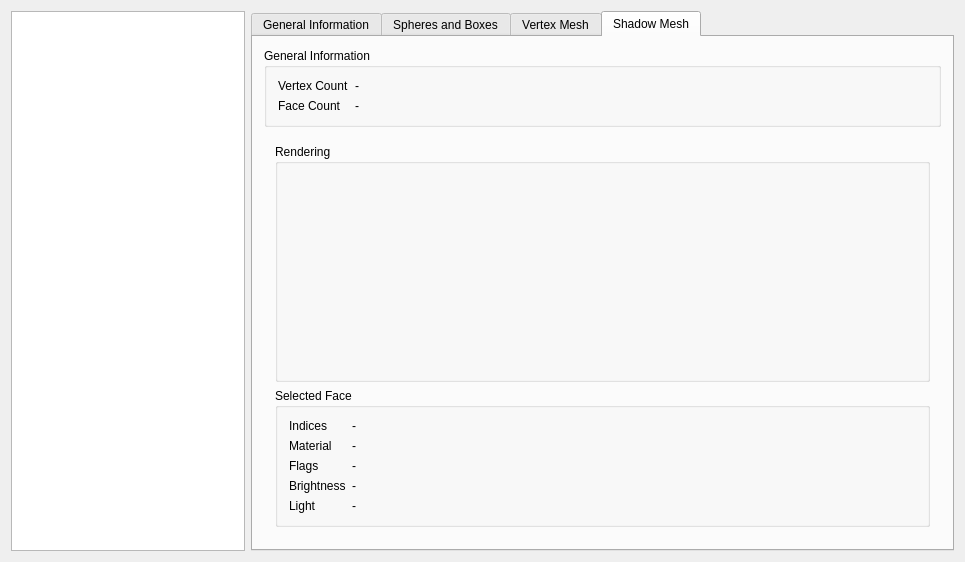
<?xml version="1.0" encoding="UTF-8"?>
<ui version="4.0">
 <class>COLWidgetClass</class>
 <widget class="QWidget" name="COLWidgetClass">
  <property name="geometry">
   <rect>
    <x>0</x>
    <y>0</y>
    <width>965</width>
    <height>562</height>
   </rect>
  </property>
  <property name="windowTitle">
   <string>COLWidget</string>
  </property>
  <layout class="QHBoxLayout" name="horizontalLayout">
   <item>
    <widget class="QListWidget" name="modelList">
     <property name="sizePolicy">
      <sizepolicy hsizetype="Expanding" vsizetype="Expanding">
       <horstretch>1</horstretch>
       <verstretch>0</verstretch>
      </sizepolicy>
     </property>
    </widget>
   </item>
   <item>
    <widget class="QTabWidget" name="tabber">
     <property name="enabled">
      <bool>true</bool>
     </property>
     <property name="sizePolicy">
      <sizepolicy hsizetype="Expanding" vsizetype="Expanding">
       <horstretch>3</horstretch>
       <verstretch>0</verstretch>
      </sizepolicy>
     </property>
     <property name="currentIndex">
      <number>3</number>
     </property>
     <widget class="QWidget" name="generalInfoTab">
      <property name="enabled">
       <bool>true</bool>
      </property>
      <attribute name="title">
       <string>General Information</string>
      </attribute>
      <layout class="QFormLayout" name="formLayout">
       <property name="fieldGrowthPolicy">
        <enum>QFormLayout::ExpandingFieldsGrow</enum>
       </property>
       <item row="0" column="0">
        <widget class="QLabel" name="label">
         <property name="text">
          <string>Bounding Box</string>
         </property>
        </widget>
       </item>
       <item row="0" column="1">
        <widget class="QLabel" name="boundingBoxLabel">
         <property name="text">
          <string notr="true">-</string>
         </property>
        </widget>
       </item>
       <item row="1" column="0">
        <widget class="QLabel" name="label_3">
         <property name="text">
          <string>Bounding Sphere</string>
         </property>
        </widget>
       </item>
       <item row="1" column="1">
        <widget class="QLabel" name="boundingSphereLabel">
         <property name="text">
          <string notr="true">-</string>
         </property>
        </widget>
       </item>
       <item row="2" column="0">
        <widget class="QLabel" name="label_5">
         <property name="text">
          <string>Sphere Count</string>
         </property>
        </widget>
       </item>
       <item row="2" column="1">
        <widget class="QLabel" name="sphereCountLabel">
         <property name="text">
          <string notr="true">-</string>
         </property>
        </widget>
       </item>
       <item row="3" column="0">
        <widget class="QLabel" name="label_7">
         <property name="text">
          <string>Box Count</string>
         </property>
        </widget>
       </item>
       <item row="3" column="1">
        <widget class="QLabel" name="boxCountLabel">
         <property name="text">
          <string notr="true">-</string>
         </property>
        </widget>
       </item>
       <item row="4" column="0">
        <widget class="QLabel" name="label_9">
         <property name="text">
          <string>Face Count</string>
         </property>
        </widget>
       </item>
       <item row="4" column="1">
        <widget class="QLabel" name="faceCountLabel">
         <property name="text">
          <string notr="true">-</string>
         </property>
        </widget>
       </item>
       <item row="5" column="0">
        <widget class="QLabel" name="label_11">
         <property name="text">
          <string>Vertex Count</string>
         </property>
        </widget>
       </item>
       <item row="5" column="1">
        <widget class="QLabel" name="vertexCountLabel">
         <property name="text">
          <string notr="true">-</string>
         </property>
        </widget>
       </item>
       <item row="6" column="0">
        <widget class="QLabel" name="label_13">
         <property name="text">
          <string>Face Group Count</string>
         </property>
        </widget>
       </item>
       <item row="6" column="1">
        <widget class="QLabel" name="faceGroupCountLabel">
         <property name="text">
          <string notr="true">-</string>
         </property>
        </widget>
       </item>
       <item row="7" column="0">
        <widget class="QLabel" name="label_15">
         <property name="text">
          <string>Shadow Mesh</string>
         </property>
        </widget>
       </item>
       <item row="7" column="1">
        <widget class="QLabel" name="shadowMeshLabel">
         <property name="text">
          <string notr="true">-</string>
         </property>
        </widget>
       </item>
      </layout>
     </widget>
     <widget class="QWidget" name="sphereBoxTab">
      <attribute name="title">
       <string>Spheres and Boxes</string>
      </attribute>
      <layout class="QHBoxLayout" name="horizontalLayout_5">
       <item>
        <widget class="QListWidget" name="meshList">
         <property name="sizePolicy">
          <sizepolicy hsizetype="Expanding" vsizetype="Expanding">
           <horstretch>1</horstretch>
           <verstretch>0</verstretch>
          </sizepolicy>
         </property>
        </widget>
       </item>
       <item>
        <widget class="QWidget" name="widget_10" native="true">
         <property name="sizePolicy">
          <sizepolicy hsizetype="Preferred" vsizetype="Preferred">
           <horstretch>3</horstretch>
           <verstretch>0</verstretch>
          </sizepolicy>
         </property>
         <layout class="QVBoxLayout" name="verticalLayout_7">
          <item>
           <widget class="QGroupBox" name="groupBox">
            <property name="title">
             <string>General Information</string>
            </property>
            <layout class="QVBoxLayout" name="verticalLayout">
             <item>
              <widget class="QStackedWidget" name="sphereBoxStackWidget">
               <property name="sizePolicy">
                <sizepolicy hsizetype="Preferred" vsizetype="Preferred">
                 <horstretch>0</horstretch>
                 <verstretch>0</verstretch>
                </sizepolicy>
               </property>
               <property name="currentIndex">
                <number>0</number>
               </property>
               <widget class="QWidget" name="sphereWidget">
                <layout class="QFormLayout" name="formLayout_7">
                 <item row="0" column="0">
                  <widget class="QLabel" name="label_18">
                   <property name="text">
                    <string>Center</string>
                   </property>
                  </widget>
                 </item>
                 <item row="0" column="1">
                  <widget class="QLabel" name="sphereCenterLabel">
                   <property name="text">
                    <string notr="true">-</string>
                   </property>
                  </widget>
                 </item>
                 <item row="1" column="0">
                  <widget class="QLabel" name="label_20">
                   <property name="text">
                    <string>Radius</string>
                   </property>
                  </widget>
                 </item>
                 <item row="1" column="1">
                  <widget class="QLabel" name="sphereRadiusLabel">
                   <property name="text">
                    <string notr="true">-</string>
                   </property>
                  </widget>
                 </item>
                 <item row="2" column="0">
                  <widget class="QLabel" name="label_22">
                   <property name="text">
                    <string>Material</string>
                   </property>
                  </widget>
                 </item>
                 <item row="2" column="1">
                  <widget class="QLabel" name="sphereMaterialLabel">
                   <property name="text">
                    <string notr="true">-</string>
                   </property>
                  </widget>
                 </item>
                 <item row="3" column="0">
                  <widget class="QLabel" name="label_24">
                   <property name="text">
                    <string>Flags</string>
                   </property>
                  </widget>
                 </item>
                 <item row="3" column="1">
                  <widget class="QLabel" name="sphereFlagsLabel">
                   <property name="text">
                    <string notr="true">-</string>
                   </property>
                  </widget>
                 </item>
                 <item row="4" column="0">
                  <widget class="QLabel" name="label_26">
                   <property name="text">
                    <string>Brightness</string>
                   </property>
                  </widget>
                 </item>
                 <item row="4" column="1">
                  <widget class="QLabel" name="sphereBrightnessLabel">
                   <property name="text">
                    <string notr="true">-</string>
                   </property>
                  </widget>
                 </item>
                 <item row="5" column="0">
                  <widget class="QLabel" name="label_28">
                   <property name="text">
                    <string>Light</string>
                   </property>
                  </widget>
                 </item>
                 <item row="5" column="1">
                  <widget class="QLabel" name="sphereLightLabel">
                   <property name="text">
                    <string notr="true">-</string>
                   </property>
                  </widget>
                 </item>
                </layout>
               </widget>
               <widget class="QWidget" name="boxWidget">
                <layout class="QFormLayout" name="formLayout_8">
                 <item row="0" column="0">
                  <widget class="QLabel" name="label_30">
                   <property name="text">
                    <string>Minimum</string>
                   </property>
                  </widget>
                 </item>
                 <item row="0" column="1">
                  <widget class="QLabel" name="boxMinLabel">
                   <property name="text">
                    <string notr="true">-</string>
                   </property>
                  </widget>
                 </item>
                 <item row="1" column="0">
                  <widget class="QLabel" name="label_32">
                   <property name="text">
                    <string>Maximum</string>
                   </property>
                  </widget>
                 </item>
                 <item row="1" column="1">
                  <widget class="QLabel" name="boxMaxLabel">
                   <property name="text">
                    <string notr="true">-</string>
                   </property>
                  </widget>
                 </item>
                 <item row="2" column="0">
                  <widget class="QLabel" name="label_34">
                   <property name="text">
                    <string>Material</string>
                   </property>
                  </widget>
                 </item>
                 <item row="2" column="1">
                  <widget class="QLabel" name="boxMaterialLabel">
                   <property name="text">
                    <string notr="true">-</string>
                   </property>
                  </widget>
                 </item>
                 <item row="3" column="0">
                  <widget class="QLabel" name="label_36">
                   <property name="text">
                    <string>Flags</string>
                   </property>
                  </widget>
                 </item>
                 <item row="3" column="1">
                  <widget class="QLabel" name="boxFlagsLabel">
                   <property name="text">
                    <string notr="true">-</string>
                   </property>
                  </widget>
                 </item>
                 <item row="4" column="0">
                  <widget class="QLabel" name="label_38">
                   <property name="text">
                    <string>Brightness</string>
                   </property>
                  </widget>
                 </item>
                 <item row="4" column="1">
                  <widget class="QLabel" name="boxBrightnessLabel">
                   <property name="text">
                    <string notr="true">-</string>
                   </property>
                  </widget>
                 </item>
                 <item row="5" column="0">
                  <widget class="QLabel" name="label_40">
                   <property name="text">
                    <string>Light</string>
                   </property>
                  </widget>
                 </item>
                 <item row="5" column="1">
                  <widget class="QLabel" name="boxLightLabel">
                   <property name="text">
                    <string notr="true">-</string>
                   </property>
                  </widget>
                 </item>
                </layout>
               </widget>
              </widget>
             </item>
            </layout>
           </widget>
          </item>
          <item>
           <widget class="QGroupBox" name="sphereBoxRenderWidgetContainer">
            <property name="sizePolicy">
             <sizepolicy hsizetype="Preferred" vsizetype="Preferred">
              <horstretch>0</horstretch>
              <verstretch>1</verstretch>
             </sizepolicy>
            </property>
            <property name="title">
             <string>Rendering</string>
            </property>
            <layout class="QHBoxLayout" name="horizontalLayout_2"/>
           </widget>
          </item>
         </layout>
        </widget>
       </item>
      </layout>
     </widget>
     <widget class="QWidget" name="vmeshTab">
      <attribute name="title">
       <string>Vertex Mesh</string>
      </attribute>
      <layout class="QHBoxLayout" name="horizontalLayout_4">
       <item>
        <widget class="QWidget" name="widget_6" native="true">
         <property name="sizePolicy">
          <sizepolicy hsizetype="Preferred" vsizetype="Preferred">
           <horstretch>1</horstretch>
           <verstretch>0</verstretch>
          </sizepolicy>
         </property>
         <layout class="QVBoxLayout" name="verticalLayout_3">
          <item>
           <widget class="QCheckBox" name="faceGroupBox">
            <property name="text">
             <string>Face Groups</string>
            </property>
            <property name="tristate">
             <bool>false</bool>
            </property>
           </widget>
          </item>
          <item>
           <widget class="QListWidget" name="faceGroupList">
            <property name="enabled">
             <bool>false</bool>
            </property>
            <property name="sizePolicy">
             <sizepolicy hsizetype="Expanding" vsizetype="Expanding">
              <horstretch>1</horstretch>
              <verstretch>0</verstretch>
             </sizepolicy>
            </property>
            <property name="selectionMode">
             <enum>QAbstractItemView::MultiSelection</enum>
            </property>
           </widget>
          </item>
         </layout>
        </widget>
       </item>
       <item>
        <widget class="QWidget" name="widget_5" native="true">
         <property name="sizePolicy">
          <sizepolicy hsizetype="Preferred" vsizetype="Preferred">
           <horstretch>3</horstretch>
           <verstretch>0</verstretch>
          </sizepolicy>
         </property>
         <layout class="QVBoxLayout" name="verticalLayout_4">
          <item>
           <widget class="QGroupBox" name="vertexMeshRenderWidgetContainer">
            <property name="sizePolicy">
             <sizepolicy hsizetype="Preferred" vsizetype="Preferred">
              <horstretch>0</horstretch>
              <verstretch>1</verstretch>
             </sizepolicy>
            </property>
            <property name="title">
             <string>Rendering</string>
            </property>
            <layout class="QHBoxLayout" name="horizontalLayout_6"/>
           </widget>
          </item>
          <item>
           <widget class="QGroupBox" name="groupBox_8">
            <property name="title">
             <string>Selected Face</string>
            </property>
            <layout class="QFormLayout" name="formLayout_4">
             <item row="0" column="0">
              <widget class="QLabel" name="label_41">
               <property name="text">
                <string>Indices</string>
               </property>
              </widget>
             </item>
             <item row="0" column="1">
              <widget class="QLabel" name="vmeshFaceIndicesLabel">
               <property name="text">
                <string notr="true">-</string>
               </property>
              </widget>
             </item>
             <item row="1" column="0">
              <widget class="QLabel" name="label_43">
               <property name="text">
                <string>Material</string>
               </property>
              </widget>
             </item>
             <item row="1" column="1">
              <widget class="QLabel" name="vmeshFaceMaterialLabel">
               <property name="text">
                <string notr="true">-</string>
               </property>
              </widget>
             </item>
             <item row="2" column="0">
              <widget class="QLabel" name="label_48">
               <property name="text">
                <string>Flags</string>
               </property>
              </widget>
             </item>
             <item row="2" column="1">
              <widget class="QLabel" name="vmeshFaceFlagsLabel">
               <property name="text">
                <string notr="true">-</string>
               </property>
              </widget>
             </item>
             <item row="3" column="0">
              <widget class="QLabel" name="label_45">
               <property name="text">
                <string>Brightness</string>
               </property>
              </widget>
             </item>
             <item row="3" column="1">
              <widget class="QLabel" name="vmeshFaceBrightnessLabel">
               <property name="text">
                <string notr="true">-</string>
               </property>
              </widget>
             </item>
             <item row="4" column="0">
              <widget class="QLabel" name="label_44">
               <property name="text">
                <string>Light</string>
               </property>
              </widget>
             </item>
             <item row="4" column="1">
              <widget class="QLabel" name="vmeshFaceLightLabel">
               <property name="text">
                <string notr="true">-</string>
               </property>
              </widget>
             </item>
            </layout>
           </widget>
          </item>
         </layout>
        </widget>
       </item>
      </layout>
     </widget>
     <widget class="QWidget" name="shadowMeshTab">
      <property name="enabled">
       <bool>true</bool>
      </property>
      <attribute name="title">
       <string>Shadow Mesh</string>
      </attribute>
      <layout class="QVBoxLayout" name="verticalLayout_5">
       <item>
        <widget class="QGroupBox" name="groupBox_7">
         <property name="title">
          <string>General Information</string>
         </property>
         <layout class="QFormLayout" name="formLayout_5">
          <item row="0" column="0">
           <widget class="QLabel" name="label_51">
            <property name="text">
             <string>Vertex Count</string>
            </property>
           </widget>
          </item>
          <item row="0" column="1">
           <widget class="QLabel" name="smeshVertexCountLabel">
            <property name="text">
             <string notr="true">-</string>
            </property>
           </widget>
          </item>
          <item row="1" column="0">
           <widget class="QLabel" name="label_53">
            <property name="text">
             <string>Face Count</string>
            </property>
           </widget>
          </item>
          <item row="1" column="1">
           <widget class="QLabel" name="smeshFaceCountLabel">
            <property name="text">
             <string notr="true">-</string>
            </property>
           </widget>
          </item>
         </layout>
        </widget>
       </item>
       <item>
        <widget class="QWidget" name="widget_9" native="true">
         <property name="sizePolicy">
          <sizepolicy hsizetype="Preferred" vsizetype="Preferred">
           <horstretch>0</horstretch>
           <verstretch>1</verstretch>
          </sizepolicy>
         </property>
         <layout class="QVBoxLayout" name="verticalLayout_6">
          <item>
           <widget class="QGroupBox" name="shadowMeshRenderWidgetContainer">
            <property name="sizePolicy">
             <sizepolicy hsizetype="Preferred" vsizetype="Preferred">
              <horstretch>0</horstretch>
              <verstretch>1</verstretch>
             </sizepolicy>
            </property>
            <property name="title">
             <string>Rendering</string>
            </property>
            <layout class="QHBoxLayout" name="horizontalLayout_3"/>
           </widget>
          </item>
          <item>
           <widget class="QGroupBox" name="groupBox_11">
            <property name="title">
             <string>Selected Face</string>
            </property>
            <layout class="QFormLayout" name="formLayout_6">
             <item row="0" column="0">
              <widget class="QLabel" name="label_55">
               <property name="text">
                <string>Indices</string>
               </property>
              </widget>
             </item>
             <item row="0" column="1">
              <widget class="QLabel" name="smeshFaceIndicesLabel">
               <property name="text">
                <string notr="true">-</string>
               </property>
              </widget>
             </item>
             <item row="1" column="0">
              <widget class="QLabel" name="label_57">
               <property name="text">
                <string>Material</string>
               </property>
              </widget>
             </item>
             <item row="1" column="1">
              <widget class="QLabel" name="smeshFaceMaterialLabel">
               <property name="text">
                <string notr="true">-</string>
               </property>
              </widget>
             </item>
             <item row="2" column="0">
              <widget class="QLabel" name="label_59">
               <property name="text">
                <string>Flags</string>
               </property>
              </widget>
             </item>
             <item row="2" column="1">
              <widget class="QLabel" name="smeshFaceFlagsLabel">
               <property name="text">
                <string notr="true">-</string>
               </property>
              </widget>
             </item>
             <item row="3" column="0">
              <widget class="QLabel" name="label_61">
               <property name="text">
                <string>Brightness</string>
               </property>
              </widget>
             </item>
             <item row="3" column="1">
              <widget class="QLabel" name="smeshFaceBrightnessLabel">
               <property name="text">
                <string notr="true">-</string>
               </property>
              </widget>
             </item>
             <item row="4" column="0">
              <widget class="QLabel" name="label_63">
               <property name="text">
                <string>Light</string>
               </property>
              </widget>
             </item>
             <item row="4" column="1">
              <widget class="QLabel" name="smeshFaceLightLabel">
               <property name="text">
                <string notr="true">-</string>
               </property>
              </widget>
             </item>
            </layout>
           </widget>
          </item>
         </layout>
        </widget>
       </item>
      </layout>
     </widget>
    </widget>
   </item>
  </layout>
 </widget>
 <layoutdefault spacing="6" margin="11"/>
 <resources/>
 <connections/>
</ui>
